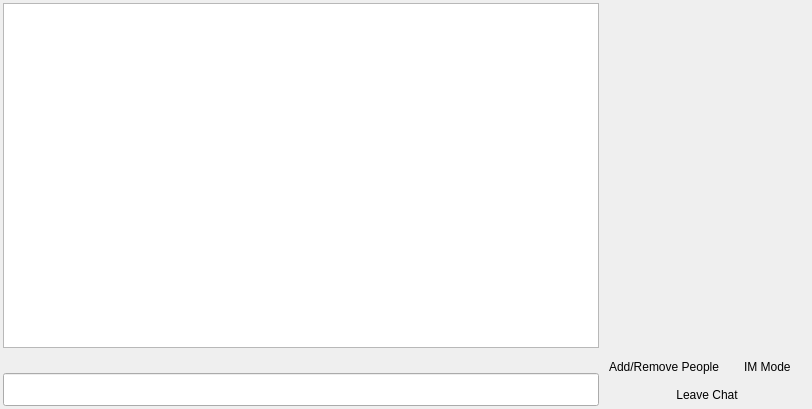
<?xml version="1.0" encoding="UTF-8"?>
<ui version="4.0">
 <class>TextChatView</class>
 <widget class="QWidget" name="TextChatView">
  <property name="geometry">
   <rect>
    <x>0</x>
    <y>0</y>
    <width>812</width>
    <height>409</height>
   </rect>
  </property>
  <property name="windowTitle">
   <string>Chat</string>
  </property>
  <layout class="QGridLayout" name="gridLayout">
   <property name="margin">
    <number>3</number>
   </property>
   <item row="0" column="0">
    <widget class="QTextEdit" name="messageHistory">
     <property name="sizePolicy">
      <sizepolicy hsizetype="Preferred" vsizetype="Expanding">
       <horstretch>0</horstretch>
       <verstretch>6</verstretch>
      </sizepolicy>
     </property>
     <property name="undoRedoEnabled">
      <bool>false</bool>
     </property>
     <property name="readOnly">
      <bool>true</bool>
     </property>
    </widget>
   </item>
   <item row="0" column="1" rowspan="3">
    <layout class="QVBoxLayout" name="verticalLayout_2">
     <item>
      <widget class="Mvp::View::QtContactListWidget" name="participantList" native="true">
       <property name="sizePolicy">
        <sizepolicy hsizetype="Preferred" vsizetype="Preferred">
         <horstretch>2</horstretch>
         <verstretch>1</verstretch>
        </sizepolicy>
       </property>
       <property name="maximumSize">
        <size>
         <width>300</width>
         <height>16777215</height>
        </size>
       </property>
      </widget>
     </item>
     <item>
      <layout class="QHBoxLayout" name="horizontalLayout_2">
       <item>
        <widget class="QPushButton" name="buttonManage">
         <property name="sizePolicy">
          <sizepolicy hsizetype="Preferred" vsizetype="Fixed">
           <horstretch>0</horstretch>
           <verstretch>0</verstretch>
          </sizepolicy>
         </property>
         <property name="toolTip">
          <string>Add/Remove people to the chat</string>
         </property>
         <property name="text">
          <string>Add/Remove People</string>
         </property>
         <property name="icon">
          <iconset resource="skypeicons.qrc">
           <normaloff>:/icons/ConferenceAdd_24x24.png</normaloff>:/icons/ConferenceAdd_24x24.png</iconset>
         </property>
         <property name="iconSize">
          <size>
           <width>24</width>
           <height>24</height>
          </size>
         </property>
         <property name="flat">
          <bool>true</bool>
         </property>
        </widget>
       </item>
       <item>
        <widget class="QPushButton" name="messageTypeButton">
         <property name="sizePolicy">
          <sizepolicy hsizetype="Preferred" vsizetype="Fixed">
           <horstretch>0</horstretch>
           <verstretch>0</verstretch>
          </sizepolicy>
         </property>
         <property name="toolTip">
          <string>Switch between IM and SMS mode</string>
         </property>
         <property name="text">
          <string>IM Mode </string>
         </property>
         <property name="icon">
          <iconset resource="skypeicons.qrc">
           <normaloff>:/icons/Message_24x24.png</normaloff>:/icons/Message_24x24.png</iconset>
         </property>
         <property name="iconSize">
          <size>
           <width>24</width>
           <height>24</height>
          </size>
         </property>
         <property name="flat">
          <bool>true</bool>
         </property>
        </widget>
       </item>
      </layout>
     </item>
     <item>
      <widget class="QPushButton" name="buttonLeave">
       <property name="sizePolicy">
        <sizepolicy hsizetype="Preferred" vsizetype="Fixed">
         <horstretch>0</horstretch>
         <verstretch>0</verstretch>
        </sizepolicy>
       </property>
       <property name="toolTip">
        <string>Add/Remove people to the chat</string>
       </property>
       <property name="text">
        <string>Leave Chat</string>
       </property>
       <property name="iconSize">
        <size>
         <width>24</width>
         <height>24</height>
        </size>
       </property>
       <property name="flat">
        <bool>true</bool>
       </property>
      </widget>
     </item>
    </layout>
   </item>
   <item row="1" column="0">
    <layout class="QHBoxLayout" name="horizontalLayout">
     <item>
      <widget class="QLabel" name="modeLabel">
       <property name="sizePolicy">
        <sizepolicy hsizetype="Preferred" vsizetype="Preferred">
         <horstretch>1</horstretch>
         <verstretch>0</verstretch>
        </sizepolicy>
       </property>
       <property name="font">
        <font>
         <pointsize>8</pointsize>
         <italic>true</italic>
        </font>
       </property>
       <property name="text">
        <string/>
       </property>
       <property name="alignment">
        <set>Qt::AlignRight|Qt::AlignTrailing|Qt::AlignVCenter</set>
       </property>
      </widget>
     </item>
    </layout>
   </item>
   <item row="2" column="0">
    <widget class="QLineEdit" name="messageEdit">
     <property name="minimumSize">
      <size>
       <width>0</width>
       <height>33</height>
      </size>
     </property>
    </widget>
   </item>
  </layout>
 </widget>
 <customwidgets>
  <customwidget>
   <class>Mvp::View::QtContactListWidget</class>
   <extends>QWidget</extends>
   <header>src/view/qtcontactlistwidget.h</header>
  </customwidget>
 </customwidgets>
 <tabstops>
  <tabstop>messageEdit</tabstop>
  <tabstop>messageHistory</tabstop>
  <tabstop>buttonManage</tabstop>
  <tabstop>messageTypeButton</tabstop>
 </tabstops>
 <resources>
  <include location="skypeicons.qrc"/>
 </resources>
 <connections/>
</ui>
